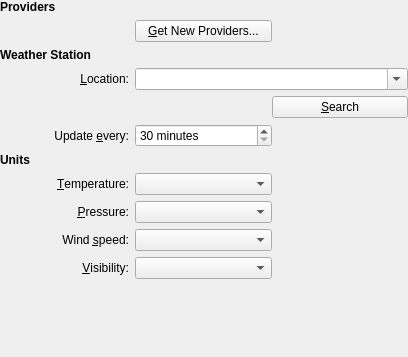
<?xml version="1.0" encoding="UTF-8"?>
<ui version="4.0">
 <class>WeatherConfig</class>
 <widget class="QWidget" name="WeatherConfig">
  <property name="geometry">
   <rect>
    <x>0</x>
    <y>0</y>
    <width>408</width>
    <height>357</height>
   </rect>
  </property>
  <property name="sizePolicy">
   <sizepolicy hsizetype="Expanding" vsizetype="Minimum">
    <horstretch>0</horstretch>
    <verstretch>0</verstretch>
   </sizepolicy>
  </property>
  <property name="minimumSize">
   <size>
    <width>0</width>
    <height>0</height>
   </size>
  </property>
  <property name="maximumSize">
   <size>
    <width>16777215</width>
    <height>16777215</height>
   </size>
  </property>
  <property name="windowTitle">
   <string>Weather Station Configuration</string>
  </property>
  <layout class="QGridLayout" name="gridLayout">
   <property name="margin">
    <number>0</number>
   </property>
   <item row="0" column="0">
    <widget class="QLabel" name="providerLabel_2">
     <property name="font">
      <font>
       <weight>75</weight>
       <bold>true</bold>
      </font>
     </property>
     <property name="text">
      <string>Providers</string>
     </property>
    </widget>
   </item>
   <item row="1" column="1">
    <layout class="QHBoxLayout" name="horizontalLayout">
     <property name="spacing">
      <number>0</number>
     </property>
     <item>
      <widget class="KPushButton" name="ghnsProviderButton">
       <property name="sizePolicy">
        <sizepolicy hsizetype="Expanding" vsizetype="Fixed">
         <horstretch>0</horstretch>
         <verstretch>0</verstretch>
        </sizepolicy>
       </property>
       <property name="text">
        <string>&amp;Get New Providers...</string>
       </property>
      </widget>
     </item>
     <item>
      <spacer name="horizontalSpacer_8">
       <property name="orientation">
        <enum>Qt::Horizontal</enum>
       </property>
       <property name="sizeHint" stdset="0">
        <size>
         <width>40</width>
         <height>20</height>
        </size>
       </property>
      </spacer>
     </item>
    </layout>
   </item>
   <item row="2" column="0">
    <widget class="QLabel" name="locationLabel">
     <property name="font">
      <font>
       <weight>75</weight>
       <bold>true</bold>
      </font>
     </property>
     <property name="text">
      <string>Weather Station</string>
     </property>
    </widget>
   </item>
   <item row="3" column="0">
    <widget class="QLabel" name="cityLabel">
     <property name="minimumSize">
      <size>
       <width>129</width>
       <height>0</height>
      </size>
     </property>
     <property name="text">
      <string>&amp;Location:</string>
     </property>
     <property name="alignment">
      <set>Qt::AlignRight|Qt::AlignTrailing|Qt::AlignVCenter</set>
     </property>
     <property name="buddy">
      <cstring>locationCombo</cstring>
     </property>
    </widget>
   </item>
   <item row="3" column="1">
    <layout class="QHBoxLayout" name="locationlayout">
     <property name="spacing">
      <number>0</number>
     </property>
     <item>
      <widget class="KComboBox" name="locationCombo">
       <property name="sizePolicy">
        <sizepolicy hsizetype="Preferred" vsizetype="Fixed">
         <horstretch>10</horstretch>
         <verstretch>0</verstretch>
        </sizepolicy>
       </property>
       <property name="editable">
        <bool>true</bool>
       </property>
       <property name="trapReturnKey">
        <bool>true</bool>
       </property>
      </widget>
     </item>
    </layout>
   </item>
   <item row="4" column="1">
    <layout class="QHBoxLayout" name="locationSearchLayout">
     <property name="spacing">
      <number>0</number>
     </property>
     <item>
      <spacer name="horizontalSpacer_6">
       <property name="orientation">
        <enum>Qt::Horizontal</enum>
       </property>
       <property name="sizeHint" stdset="0">
        <size>
         <width>40</width>
         <height>20</height>
        </size>
       </property>
      </spacer>
     </item>
     <item>
      <widget class="KPushButton" name="changeButton">
       <property name="sizePolicy">
        <sizepolicy hsizetype="Expanding" vsizetype="Fixed">
         <horstretch>0</horstretch>
         <verstretch>0</verstretch>
        </sizepolicy>
       </property>
       <property name="text">
        <string>&amp;Search</string>
       </property>
      </widget>
     </item>
    </layout>
   </item>
   <item row="5" column="0">
    <widget class="QLabel" name="intervalLabel">
     <property name="minimumSize">
      <size>
       <width>129</width>
       <height>0</height>
      </size>
     </property>
     <property name="text">
      <string>Update &amp;every:</string>
     </property>
     <property name="alignment">
      <set>Qt::AlignRight|Qt::AlignTrailing|Qt::AlignVCenter</set>
     </property>
     <property name="buddy">
      <cstring>updateIntervalSpinBox</cstring>
     </property>
    </widget>
   </item>
   <item row="5" column="1">
    <layout class="QHBoxLayout" name="horizontalLayout_4">
     <property name="spacing">
      <number>0</number>
     </property>
     <item>
      <widget class="KIntSpinBox" name="updateIntervalSpinBox">
       <property name="sizePolicy">
        <sizepolicy hsizetype="Expanding" vsizetype="Fixed">
         <horstretch>0</horstretch>
         <verstretch>0</verstretch>
        </sizepolicy>
       </property>
       <property name="suffix">
        <string> minutes</string>
       </property>
       <property name="minimum">
        <number>30</number>
       </property>
       <property name="maximum">
        <number>3600</number>
       </property>
       <property name="singleStep">
        <number>5</number>
       </property>
      </widget>
     </item>
     <item>
      <spacer name="horizontalSpacer_5">
       <property name="orientation">
        <enum>Qt::Horizontal</enum>
       </property>
       <property name="sizeHint" stdset="0">
        <size>
         <width>40</width>
         <height>20</height>
        </size>
       </property>
      </spacer>
     </item>
    </layout>
   </item>
   <item row="6" column="0">
    <widget class="QLabel" name="unitsLabel">
     <property name="font">
      <font>
       <weight>75</weight>
       <bold>true</bold>
      </font>
     </property>
     <property name="text">
      <string>Units</string>
     </property>
    </widget>
   </item>
   <item row="7" column="1">
    <layout class="QHBoxLayout" name="horizontalLayout_5">
     <property name="spacing">
      <number>0</number>
     </property>
     <item>
      <widget class="KComboBox" name="temperatureComboBox">
       <property name="sizePolicy">
        <sizepolicy hsizetype="Expanding" vsizetype="Fixed">
         <horstretch>0</horstretch>
         <verstretch>0</verstretch>
        </sizepolicy>
       </property>
      </widget>
     </item>
     <item>
      <spacer name="horizontalSpacer_4">
       <property name="orientation">
        <enum>Qt::Horizontal</enum>
       </property>
       <property name="sizeHint" stdset="0">
        <size>
         <width>40</width>
         <height>20</height>
        </size>
       </property>
      </spacer>
     </item>
    </layout>
   </item>
   <item row="7" column="0">
    <widget class="QLabel" name="temperatureLabel">
     <property name="minimumSize">
      <size>
       <width>129</width>
       <height>0</height>
      </size>
     </property>
     <property name="text">
      <string>&amp;Temperature:</string>
     </property>
     <property name="alignment">
      <set>Qt::AlignRight|Qt::AlignTrailing|Qt::AlignVCenter</set>
     </property>
     <property name="buddy">
      <cstring>temperatureComboBox</cstring>
     </property>
    </widget>
   </item>
   <item row="8" column="0">
    <widget class="QLabel" name="pressureLabel">
     <property name="minimumSize">
      <size>
       <width>129</width>
       <height>0</height>
      </size>
     </property>
     <property name="text">
      <string>&amp;Pressure:</string>
     </property>
     <property name="alignment">
      <set>Qt::AlignRight|Qt::AlignTrailing|Qt::AlignVCenter</set>
     </property>
     <property name="buddy">
      <cstring>pressureComboBox</cstring>
     </property>
    </widget>
   </item>
   <item row="8" column="1">
    <layout class="QHBoxLayout" name="horizontalLayout_6">
     <property name="spacing">
      <number>0</number>
     </property>
     <item>
      <widget class="KComboBox" name="pressureComboBox">
       <property name="sizePolicy">
        <sizepolicy hsizetype="Expanding" vsizetype="Fixed">
         <horstretch>0</horstretch>
         <verstretch>0</verstretch>
        </sizepolicy>
       </property>
      </widget>
     </item>
     <item>
      <spacer name="horizontalSpacer_3">
       <property name="orientation">
        <enum>Qt::Horizontal</enum>
       </property>
       <property name="sizeHint" stdset="0">
        <size>
         <width>40</width>
         <height>20</height>
        </size>
       </property>
      </spacer>
     </item>
    </layout>
   </item>
   <item row="9" column="0">
    <widget class="QLabel" name="speedLabel">
     <property name="minimumSize">
      <size>
       <width>129</width>
       <height>0</height>
      </size>
     </property>
     <property name="text">
      <string>Wind &amp;speed:</string>
     </property>
     <property name="alignment">
      <set>Qt::AlignRight|Qt::AlignTrailing|Qt::AlignVCenter</set>
     </property>
     <property name="buddy">
      <cstring>speedComboBox</cstring>
     </property>
    </widget>
   </item>
   <item row="9" column="1">
    <layout class="QHBoxLayout" name="horizontalLayout_7">
     <property name="spacing">
      <number>0</number>
     </property>
     <item>
      <widget class="KComboBox" name="speedComboBox">
       <property name="sizePolicy">
        <sizepolicy hsizetype="Expanding" vsizetype="Fixed">
         <horstretch>0</horstretch>
         <verstretch>0</verstretch>
        </sizepolicy>
       </property>
      </widget>
     </item>
     <item>
      <spacer name="horizontalSpacer_2">
       <property name="orientation">
        <enum>Qt::Horizontal</enum>
       </property>
       <property name="sizeHint" stdset="0">
        <size>
         <width>40</width>
         <height>20</height>
        </size>
       </property>
      </spacer>
     </item>
    </layout>
   </item>
   <item row="10" column="0">
    <widget class="QLabel" name="visibilityLabel">
     <property name="minimumSize">
      <size>
       <width>129</width>
       <height>0</height>
      </size>
     </property>
     <property name="text">
      <string>&amp;Visibility:</string>
     </property>
     <property name="alignment">
      <set>Qt::AlignRight|Qt::AlignTrailing|Qt::AlignVCenter</set>
     </property>
     <property name="buddy">
      <cstring>visibilityComboBox</cstring>
     </property>
    </widget>
   </item>
   <item row="10" column="1">
    <layout class="QHBoxLayout" name="horizontalLayout_8">
     <property name="spacing">
      <number>0</number>
     </property>
     <item>
      <widget class="KComboBox" name="visibilityComboBox">
       <property name="sizePolicy">
        <sizepolicy hsizetype="Expanding" vsizetype="Fixed">
         <horstretch>0</horstretch>
         <verstretch>0</verstretch>
        </sizepolicy>
       </property>
      </widget>
     </item>
     <item>
      <spacer name="horizontalSpacer">
       <property name="orientation">
        <enum>Qt::Horizontal</enum>
       </property>
       <property name="sizeHint" stdset="0">
        <size>
         <width>40</width>
         <height>20</height>
        </size>
       </property>
      </spacer>
     </item>
    </layout>
   </item>
   <item row="11" column="0">
    <spacer name="verticalSpacer">
     <property name="orientation">
      <enum>Qt::Vertical</enum>
     </property>
     <property name="sizeHint" stdset="0">
      <size>
       <width>17</width>
       <height>13</height>
      </size>
     </property>
    </spacer>
   </item>
  </layout>
 </widget>
 <customwidgets>
  <customwidget>
   <class>KIntSpinBox</class>
   <extends>QSpinBox</extends>
   <header>knuminput.h</header>
  </customwidget>
  <customwidget>
   <class>KPushButton</class>
   <extends>QPushButton</extends>
   <header>kpushbutton.h</header>
  </customwidget>
  <customwidget>
   <class>KComboBox</class>
   <extends>QComboBox</extends>
   <header>kcombobox.h</header>
  </customwidget>
 </customwidgets>
 <resources/>
 <connections/>
</ui>
